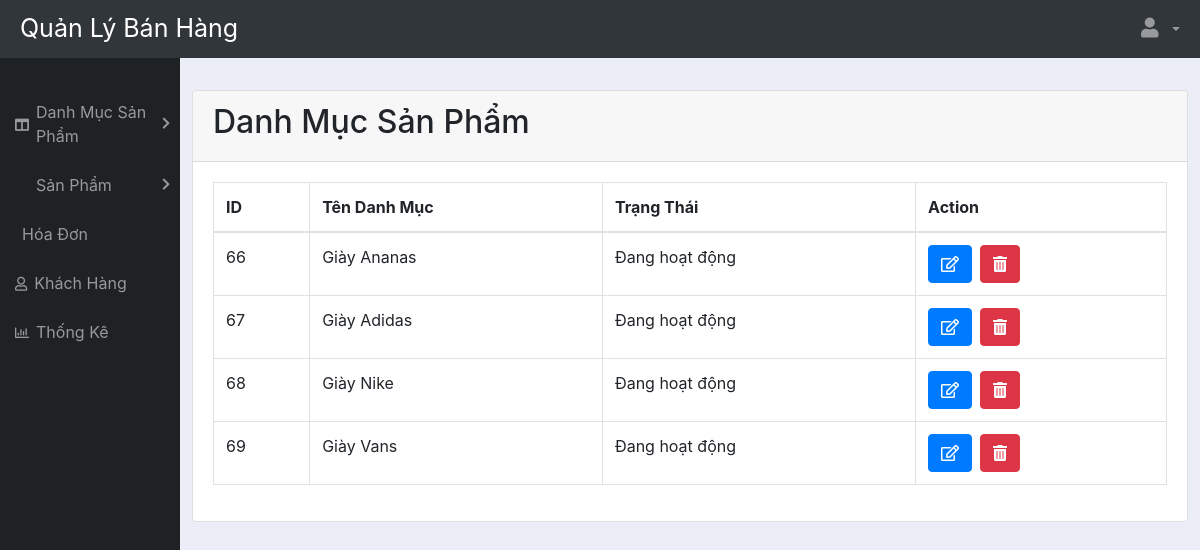
Page /admin/layout/category.php on the earlier database version.
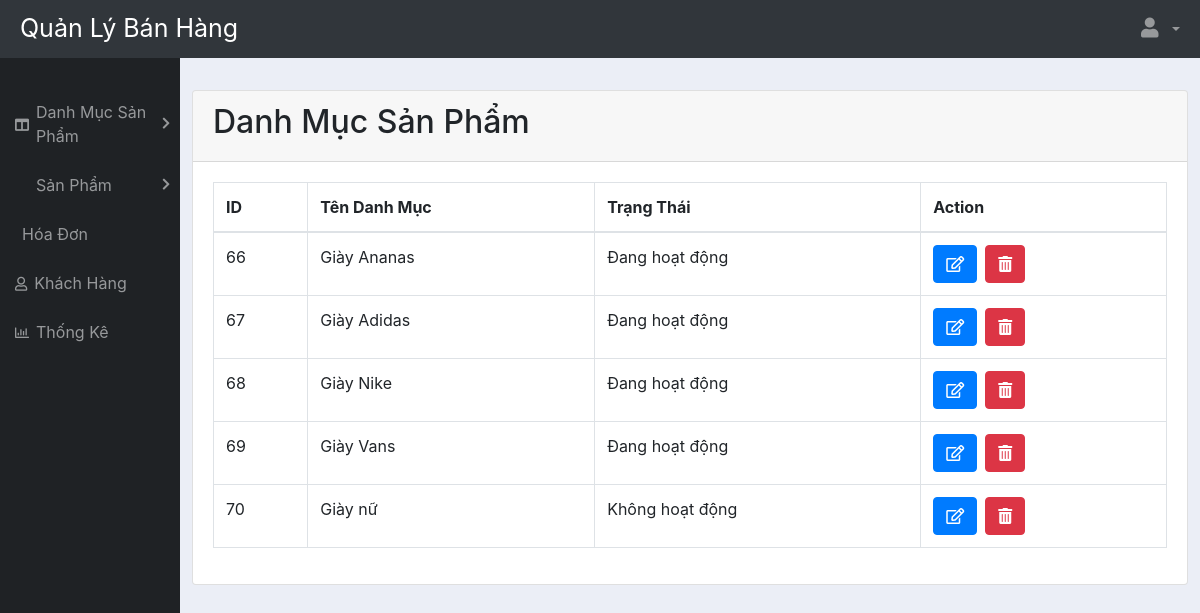
Same page on the later database version.
### tables this page shows
CREATE TABLE `category` (
  `id` int(11) NOT NULL,
  `name` varchar(100) NOT NULL,
  `status` int(11) NOT NULL DEFAULT '1'
);

### admin/layout/category.php (the view, shortened to what this page needs)
<!DOCTYPE html>
<html lang="en">
<head>
    <?php include "lib.php"; ?>
</head>
<body>
<?php
        include 'header.php';
    ?>
    <main>
        <?php
            include 'sidebar.php';
        ?>
        <div class="main">
            <div class="card">
                <div class="card-header">
                    <h2>Danh Mục Sản Phẩm</h2>
                </div>
                <div class="card-body table-responsive">
                    <table class="table table-bordered">
                        <thead>
                            <tr>
                                <th scope="col">ID</th>
                                <th scope="col">Tên Danh Mục</th>
                                <th scope="col">Trạng Thái</th>
                                <th scope="col">Action</th>
                            </tr>
                        </thead>
                        <tbody>
                            <?php
                                $con = mysqli_connect('localhost', 'root', '12345678', 'projectphp');
                                $sql = "select * from category";
                                $result = mysqli_query($con, $sql);
                                if (mysqli_num_rows($result) > 0) {
                                    while ($row = mysqli_fetch_assoc($result)) {
                                        $status = $row['status'] == 1 ? "Đang hoạt động" : "Không hoạt động";
                                        echo "<tr>";
                                        echo "<td>".$row['id']."</td>";
                                        echo "<td>".$row['name']."</td>";
                                        echo "<td>".$status."</td>";
                                        echo '<td>'
                                            .'<a type="button" href="./addCategory.php?id='.$row['id'].'" class="btn btn-primary mr-2"><i class="far fa-edit text-white"></i></a>'
                                            .'<button type="button" class="btn btn-danger delete"><i class="fas fa-trash-alt"></i></button>'
                                        .'</td></tr>';
                                    }
                                }
                            ?>
                        </tbody>
                    </table>
                </div>
            </div>
        </div>
    </main>
</body>
</html>

Differences in the rows shown:
added category: id "70", name "Giày nữ", status "Không hoạt động"
